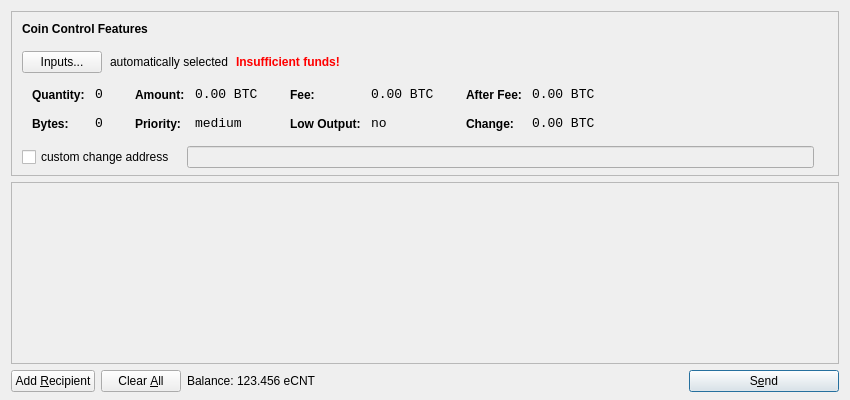
<?xml version="1.0" encoding="UTF-8"?>
<ui version="4.0">
 <class>SendCoinsDialog</class>
 <widget class="QDialog" name="SendCoinsDialog">
  <property name="geometry">
   <rect>
    <x>0</x>
    <y>0</y>
    <width>850</width>
    <height>400</height>
   </rect>
  </property>
  <property name="windowTitle">
   <string>Send Coins</string>
  </property>
  <layout class="QVBoxLayout" name="verticalLayout" stretch="0,1,0">
   <property name="bottomMargin">
    <number>8</number>
   </property>
   <item>
    <widget class="QFrame" name="frameCoinControl">
     <property name="sizePolicy">
      <sizepolicy hsizetype="Expanding" vsizetype="Expanding">
       <horstretch>0</horstretch>
       <verstretch>0</verstretch>
      </sizepolicy>
     </property>
     <property name="maximumSize">
      <size>
       <width>16777215</width>
       <height>16777215</height>
      </size>
     </property>
     <property name="frameShape">
      <enum>QFrame::StyledPanel</enum>
     </property>
     <property name="frameShadow">
      <enum>QFrame::Sunken</enum>
     </property>
     <layout class="QVBoxLayout" name="verticalLayoutCoinControl2">
      <property name="spacing">
       <number>-1</number>
      </property>
      <property name="leftMargin">
       <number>0</number>
      </property>
      <property name="topMargin">
       <number>0</number>
      </property>
      <property name="rightMargin">
       <number>0</number>
      </property>
      <property name="bottomMargin">
       <number>6</number>
      </property>
      <item>
       <layout class="QVBoxLayout" name="verticalLayoutCoinControl" stretch="0,0,0,0,1">
        <property name="spacing">
         <number>0</number>
        </property>
        <property name="leftMargin">
         <number>10</number>
        </property>
        <property name="topMargin">
         <number>10</number>
        </property>
        <item>
         <layout class="QHBoxLayout" name="horizontalLayoutCoinControl1">
          <property name="bottomMargin">
           <number>15</number>
          </property>
          <item>
           <widget class="QLabel" name="labelCoinControlFeatures">
            <property name="sizePolicy">
             <sizepolicy hsizetype="Preferred" vsizetype="Maximum">
              <horstretch>0</horstretch>
              <verstretch>0</verstretch>
             </sizepolicy>
            </property>
            <property name="font">
             <font>
              <weight>75</weight>
              <bold>true</bold>
             </font>
            </property>
            <property name="styleSheet">
             <string notr="true">font-weight:bold;</string>
            </property>
            <property name="text">
             <string>Coin Control Features</string>
            </property>
           </widget>
          </item>
         </layout>
        </item>
        <item>
         <layout class="QHBoxLayout" name="horizontalLayoutCoinControl2" stretch="0,0,0,0">
          <property name="spacing">
           <number>8</number>
          </property>
          <property name="bottomMargin">
           <number>10</number>
          </property>
          <item>
           <widget class="QPushButton" name="pushButtonCoinControl">
            <property name="styleSheet">
             <string notr="true"/>
            </property>
            <property name="text">
             <string>Inputs...</string>
            </property>
           </widget>
          </item>
          <item>
           <widget class="QLabel" name="labelCoinControlAutomaticallySelected">
            <property name="text">
             <string>automatically selected</string>
            </property>
            <property name="margin">
             <number>5</number>
            </property>
           </widget>
          </item>
          <item>
           <widget class="QLabel" name="labelCoinControlInsuffFunds">
            <property name="font">
             <font>
              <weight>75</weight>
              <bold>true</bold>
             </font>
            </property>
            <property name="styleSheet">
             <string notr="true">color:red;font-weight:bold;</string>
            </property>
            <property name="text">
             <string>Insufficient funds!</string>
            </property>
            <property name="margin">
             <number>5</number>
            </property>
           </widget>
          </item>
          <item>
           <spacer name="horizontalSpacerCoinControl">
            <property name="orientation">
             <enum>Qt::Horizontal</enum>
            </property>
            <property name="sizeHint" stdset="0">
             <size>
              <width>40</width>
              <height>1</height>
             </size>
            </property>
           </spacer>
          </item>
         </layout>
        </item>
        <item>
         <widget class="QWidget" name="widgetCoinControl" native="true">
          <property name="sizePolicy">
           <sizepolicy hsizetype="Preferred" vsizetype="Preferred">
            <horstretch>0</horstretch>
            <verstretch>0</verstretch>
           </sizepolicy>
          </property>
          <property name="minimumSize">
           <size>
            <width>0</width>
            <height>0</height>
           </size>
          </property>
          <property name="styleSheet">
           <string notr="true"/>
          </property>
          <layout class="QHBoxLayout" name="horizontalLayoutCoinControl5">
           <property name="margin">
            <number>0</number>
           </property>
           <item>
            <layout class="QHBoxLayout" name="horizontalLayoutCoinControl3" stretch="0,0,0,1">
             <property name="spacing">
              <number>20</number>
             </property>
             <property name="topMargin">
              <number>0</number>
             </property>
             <property name="bottomMargin">
              <number>10</number>
             </property>
             <item>
              <layout class="QFormLayout" name="formLayoutCoinControl1">
               <property name="horizontalSpacing">
                <number>10</number>
               </property>
               <property name="verticalSpacing">
                <number>14</number>
               </property>
               <property name="leftMargin">
                <number>10</number>
               </property>
               <property name="topMargin">
                <number>4</number>
               </property>
               <property name="rightMargin">
                <number>6</number>
               </property>
               <item row="0" column="0">
                <widget class="QLabel" name="labelCoinControlQuantityText">
                 <property name="styleSheet">
                  <string notr="true">font-weight:bold;</string>
                 </property>
                 <property name="text">
                  <string>Quantity:</string>
                 </property>
                 <property name="margin">
                  <number>0</number>
                 </property>
                </widget>
               </item>
               <item row="0" column="1">
                <widget class="QLabel" name="labelCoinControlQuantity">
                 <property name="font">
                  <font>
                   <family>Monospace</family>
                   <pointsize>10</pointsize>
                  </font>
                 </property>
                 <property name="cursor">
                  <cursorShape>IBeamCursor</cursorShape>
                 </property>
                 <property name="contextMenuPolicy">
                  <enum>Qt::ActionsContextMenu</enum>
                 </property>
                 <property name="text">
                  <string notr="true">0</string>
                 </property>
                 <property name="margin">
                  <number>0</number>
                 </property>
                 <property name="textInteractionFlags">
                  <set>Qt::LinksAccessibleByMouse|Qt::TextSelectableByKeyboard|Qt::TextSelectableByMouse</set>
                 </property>
                </widget>
               </item>
               <item row="1" column="0">
                <widget class="QLabel" name="labelCoinControlBytesText">
                 <property name="styleSheet">
                  <string notr="true">font-weight:bold;</string>
                 </property>
                 <property name="text">
                  <string>Bytes:</string>
                 </property>
                </widget>
               </item>
               <item row="1" column="1">
                <widget class="QLabel" name="labelCoinControlBytes">
                 <property name="font">
                  <font>
                   <family>Monospace</family>
                   <pointsize>10</pointsize>
                  </font>
                 </property>
                 <property name="cursor">
                  <cursorShape>IBeamCursor</cursorShape>
                 </property>
                 <property name="contextMenuPolicy">
                  <enum>Qt::ActionsContextMenu</enum>
                 </property>
                 <property name="text">
                  <string notr="true">0</string>
                 </property>
                 <property name="textInteractionFlags">
                  <set>Qt::LinksAccessibleByMouse|Qt::TextSelectableByKeyboard|Qt::TextSelectableByMouse</set>
                 </property>
                </widget>
               </item>
              </layout>
             </item>
             <item>
              <layout class="QFormLayout" name="formLayoutCoinControl2">
               <property name="horizontalSpacing">
                <number>10</number>
               </property>
               <property name="verticalSpacing">
                <number>14</number>
               </property>
               <property name="leftMargin">
                <number>6</number>
               </property>
               <property name="topMargin">
                <number>4</number>
               </property>
               <property name="rightMargin">
                <number>6</number>
               </property>
               <item row="0" column="0">
                <widget class="QLabel" name="labelCoinControlAmountText">
                 <property name="styleSheet">
                  <string notr="true">font-weight:bold;</string>
                 </property>
                 <property name="text">
                  <string>Amount:</string>
                 </property>
                 <property name="margin">
                  <number>0</number>
                 </property>
                </widget>
               </item>
               <item row="0" column="1">
                <widget class="QLabel" name="labelCoinControlAmount">
                 <property name="font">
                  <font>
                   <family>Monospace</family>
                   <pointsize>10</pointsize>
                  </font>
                 </property>
                 <property name="cursor">
                  <cursorShape>IBeamCursor</cursorShape>
                 </property>
                 <property name="contextMenuPolicy">
                  <enum>Qt::ActionsContextMenu</enum>
                 </property>
                 <property name="text">
                  <string notr="true">0.00 BTC</string>
                 </property>
                 <property name="textInteractionFlags">
                  <set>Qt::LinksAccessibleByMouse|Qt::TextSelectableByKeyboard|Qt::TextSelectableByMouse</set>
                 </property>
                </widget>
               </item>
               <item row="1" column="0">
                <widget class="QLabel" name="labelCoinControlPriorityText">
                 <property name="styleSheet">
                  <string notr="true">font-weight:bold;</string>
                 </property>
                 <property name="text">
                  <string>Priority:</string>
                 </property>
                </widget>
               </item>
               <item row="1" column="1">
                <widget class="QLabel" name="labelCoinControlPriority">
                 <property name="font">
                  <font>
                   <family>Monospace</family>
                   <pointsize>10</pointsize>
                  </font>
                 </property>
                 <property name="cursor">
                  <cursorShape>IBeamCursor</cursorShape>
                 </property>
                 <property name="contextMenuPolicy">
                  <enum>Qt::ActionsContextMenu</enum>
                 </property>
                 <property name="text">
                  <string>medium</string>
                 </property>
                 <property name="textInteractionFlags">
                  <set>Qt::LinksAccessibleByMouse|Qt::TextSelectableByKeyboard|Qt::TextSelectableByMouse</set>
                 </property>
                </widget>
               </item>
              </layout>
             </item>
             <item>
              <layout class="QFormLayout" name="formLayoutCoinControl3">
               <property name="horizontalSpacing">
                <number>10</number>
               </property>
               <property name="verticalSpacing">
                <number>14</number>
               </property>
               <property name="leftMargin">
                <number>6</number>
               </property>
               <property name="topMargin">
                <number>4</number>
               </property>
               <property name="rightMargin">
                <number>6</number>
               </property>
               <item row="0" column="0">
                <widget class="QLabel" name="labelCoinControlFeeText">
                 <property name="styleSheet">
                  <string notr="true">font-weight:bold;</string>
                 </property>
                 <property name="text">
                  <string>Fee:</string>
                 </property>
                 <property name="margin">
                  <number>0</number>
                 </property>
                </widget>
               </item>
               <item row="0" column="1">
                <widget class="QLabel" name="labelCoinControlFee">
                 <property name="font">
                  <font>
                   <family>Monospace</family>
                   <pointsize>10</pointsize>
                  </font>
                 </property>
                 <property name="cursor">
                  <cursorShape>IBeamCursor</cursorShape>
                 </property>
                 <property name="contextMenuPolicy">
                  <enum>Qt::ActionsContextMenu</enum>
                 </property>
                 <property name="text">
                  <string notr="true">0.00 BTC</string>
                 </property>
                 <property name="textInteractionFlags">
                  <set>Qt::LinksAccessibleByMouse|Qt::TextSelectableByKeyboard|Qt::TextSelectableByMouse</set>
                 </property>
                </widget>
               </item>
               <item row="1" column="0">
                <widget class="QLabel" name="labelCoinControlLowOutputText">
                 <property name="styleSheet">
                  <string notr="true">font-weight:bold;</string>
                 </property>
                 <property name="text">
                  <string>Low Output:</string>
                 </property>
                </widget>
               </item>
               <item row="1" column="1">
                <widget class="QLabel" name="labelCoinControlLowOutput">
                 <property name="font">
                  <font>
                   <family>Monospace</family>
                   <pointsize>10</pointsize>
                  </font>
                 </property>
                 <property name="cursor">
                  <cursorShape>IBeamCursor</cursorShape>
                 </property>
                 <property name="contextMenuPolicy">
                  <enum>Qt::ActionsContextMenu</enum>
                 </property>
                 <property name="text">
                  <string>no</string>
                 </property>
                 <property name="textInteractionFlags">
                  <set>Qt::LinksAccessibleByMouse|Qt::TextSelectableByKeyboard|Qt::TextSelectableByMouse</set>
                 </property>
                </widget>
               </item>
              </layout>
             </item>
             <item>
              <layout class="QFormLayout" name="formLayoutCoinControl4">
               <property name="horizontalSpacing">
                <number>10</number>
               </property>
               <property name="verticalSpacing">
                <number>14</number>
               </property>
               <property name="leftMargin">
                <number>6</number>
               </property>
               <property name="topMargin">
                <number>4</number>
               </property>
               <property name="rightMargin">
                <number>6</number>
               </property>
               <item row="0" column="0">
                <widget class="QLabel" name="labelCoinControlAfterFeeText">
                 <property name="styleSheet">
                  <string notr="true">font-weight:bold;</string>
                 </property>
                 <property name="text">
                  <string>After Fee:</string>
                 </property>
                 <property name="margin">
                  <number>0</number>
                 </property>
                </widget>
               </item>
               <item row="0" column="1">
                <widget class="QLabel" name="labelCoinControlAfterFee">
                 <property name="font">
                  <font>
                   <family>Monospace</family>
                   <pointsize>10</pointsize>
                  </font>
                 </property>
                 <property name="cursor">
                  <cursorShape>IBeamCursor</cursorShape>
                 </property>
                 <property name="contextMenuPolicy">
                  <enum>Qt::ActionsContextMenu</enum>
                 </property>
                 <property name="text">
                  <string notr="true">0.00 BTC</string>
                 </property>
                 <property name="textInteractionFlags">
                  <set>Qt::LinksAccessibleByMouse|Qt::TextSelectableByKeyboard|Qt::TextSelectableByMouse</set>
                 </property>
                </widget>
               </item>
               <item row="1" column="0">
                <widget class="QLabel" name="labelCoinControlChangeText">
                 <property name="styleSheet">
                  <string notr="true">font-weight:bold;</string>
                 </property>
                 <property name="text">
                  <string>Change:</string>
                 </property>
                </widget>
               </item>
               <item row="1" column="1">
                <widget class="QLabel" name="labelCoinControlChange">
                 <property name="font">
                  <font>
                   <family>Monospace</family>
                   <pointsize>10</pointsize>
                  </font>
                 </property>
                 <property name="cursor">
                  <cursorShape>IBeamCursor</cursorShape>
                 </property>
                 <property name="contextMenuPolicy">
                  <enum>Qt::ActionsContextMenu</enum>
                 </property>
                 <property name="text">
                  <string notr="true">0.00 BTC</string>
                 </property>
                 <property name="textInteractionFlags">
                  <set>Qt::LinksAccessibleByMouse|Qt::TextSelectableByKeyboard|Qt::TextSelectableByMouse</set>
                 </property>
                </widget>
               </item>
              </layout>
             </item>
            </layout>
           </item>
          </layout>
         </widget>
        </item>
        <item>
         <layout class="QHBoxLayout" name="horizontalLayoutCoinControl4" stretch="0,0,0">
          <property name="spacing">
           <number>12</number>
          </property>
          <property name="sizeConstraint">
           <enum>QLayout::SetDefaultConstraint</enum>
          </property>
          <property name="topMargin">
           <number>5</number>
          </property>
          <property name="rightMargin">
           <number>5</number>
          </property>
          <item>
           <widget class="QCheckBox" name="checkBoxCoinControlChange">
            <property name="text">
             <string>custom change address</string>
            </property>
           </widget>
          </item>
          <item>
           <widget class="QLineEdit" name="lineEditCoinControlChange">
            <property name="enabled">
             <bool>false</bool>
            </property>
            <property name="sizePolicy">
             <sizepolicy hsizetype="Expanding" vsizetype="Fixed">
              <horstretch>0</horstretch>
              <verstretch>0</verstretch>
             </sizepolicy>
            </property>
           </widget>
          </item>
          <item>
           <widget class="QLabel" name="labelCoinControlChangeLabel">
            <property name="sizePolicy">
             <sizepolicy hsizetype="Preferred" vsizetype="Expanding">
              <horstretch>0</horstretch>
              <verstretch>0</verstretch>
             </sizepolicy>
            </property>
            <property name="minimumSize">
             <size>
              <width>0</width>
              <height>0</height>
             </size>
            </property>
            <property name="text">
             <string/>
            </property>
            <property name="margin">
             <number>3</number>
            </property>
           </widget>
          </item>
         </layout>
        </item>
        <item>
         <spacer name="verticalSpacerCoinControl">
          <property name="orientation">
           <enum>Qt::Vertical</enum>
          </property>
          <property name="sizeHint" stdset="0">
           <size>
            <width>800</width>
            <height>1</height>
           </size>
          </property>
         </spacer>
        </item>
       </layout>
      </item>
     </layout>
    </widget>
   </item>
   <item>
    <widget class="QScrollArea" name="scrollArea">
     <property name="widgetResizable">
      <bool>true</bool>
     </property>
     <widget class="QWidget" name="scrollAreaWidgetContents">
      <property name="geometry">
       <rect>
        <x>0</x>
        <y>0</y>
        <width>830</width>
        <height>165</height>
       </rect>
      </property>
      <layout class="QVBoxLayout" name="verticalLayout_2">
       <property name="margin">
        <number>0</number>
       </property>
       <item>
        <layout class="QVBoxLayout" name="entries">
         <property name="spacing">
          <number>6</number>
         </property>
        </layout>
       </item>
       <item>
        <spacer name="verticalSpacer">
         <property name="orientation">
          <enum>Qt::Vertical</enum>
         </property>
         <property name="sizeHint" stdset="0">
          <size>
           <width>20</width>
           <height>40</height>
          </size>
         </property>
        </spacer>
       </item>
      </layout>
     </widget>
    </widget>
   </item>
   <item>
    <layout class="QHBoxLayout" name="horizontalLayout">
     <item>
      <widget class="QPushButton" name="addButton">
       <property name="toolTip">
        <string>Send to multiple recipients at once</string>
       </property>
       <property name="text">
        <string>Add &amp;Recipient</string>
       </property>
       <property name="icon">
        <iconset resource="../bitcoin.qrc">
         <normaloff>:/icons/add</normaloff>:/icons/add</iconset>
       </property>
       <property name="autoDefault">
        <bool>false</bool>
       </property>
      </widget>
     </item>
     <item>
      <widget class="QPushButton" name="clearButton">
       <property name="sizePolicy">
        <sizepolicy hsizetype="Minimum" vsizetype="Fixed">
         <horstretch>0</horstretch>
         <verstretch>0</verstretch>
        </sizepolicy>
       </property>
       <property name="toolTip">
        <string>Remove all transaction fields</string>
       </property>
       <property name="text">
        <string>Clear &amp;All</string>
       </property>
       <property name="icon">
        <iconset resource="../bitcoin.qrc">
         <normaloff>:/icons/remove</normaloff>:/icons/remove</iconset>
       </property>
       <property name="autoRepeatDelay">
        <number>300</number>
       </property>
       <property name="autoDefault">
        <bool>false</bool>
       </property>
      </widget>
     </item>
     <item>
      <layout class="QHBoxLayout" name="horizontalLayout_2">
       <property name="spacing">
        <number>3</number>
       </property>
       <item>
        <widget class="QLabel" name="label">
         <property name="text">
          <string>Balance:</string>
         </property>
        </widget>
       </item>
       <item>
        <widget class="QLabel" name="labelBalance">
         <property name="cursor">
          <cursorShape>IBeamCursor</cursorShape>
         </property>
         <property name="text">
          <string>123.456 eCNT</string>
         </property>
         <property name="textInteractionFlags">
          <set>Qt::LinksAccessibleByMouse|Qt::TextSelectableByKeyboard|Qt::TextSelectableByMouse</set>
         </property>
        </widget>
       </item>
      </layout>
     </item>
     <item>
      <spacer name="horizontalSpacer">
       <property name="orientation">
        <enum>Qt::Horizontal</enum>
       </property>
       <property name="sizeHint" stdset="0">
        <size>
         <width>40</width>
         <height>20</height>
        </size>
       </property>
      </spacer>
     </item>
     <item>
      <widget class="QPushButton" name="sendButton">
       <property name="minimumSize">
        <size>
         <width>150</width>
         <height>0</height>
        </size>
       </property>
       <property name="toolTip">
        <string>Confirm the send action</string>
       </property>
       <property name="text">
        <string>S&amp;end</string>
       </property>
       <property name="icon">
        <iconset resource="../bitcoin.qrc">
         <normaloff>:/icons/send</normaloff>:/icons/send</iconset>
       </property>
       <property name="default">
        <bool>true</bool>
       </property>
      </widget>
     </item>
    </layout>
   </item>
  </layout>
 </widget>
 <resources>
  <include location="../bitcoin.qrc"/>
 </resources>
 <connections/>
</ui>
